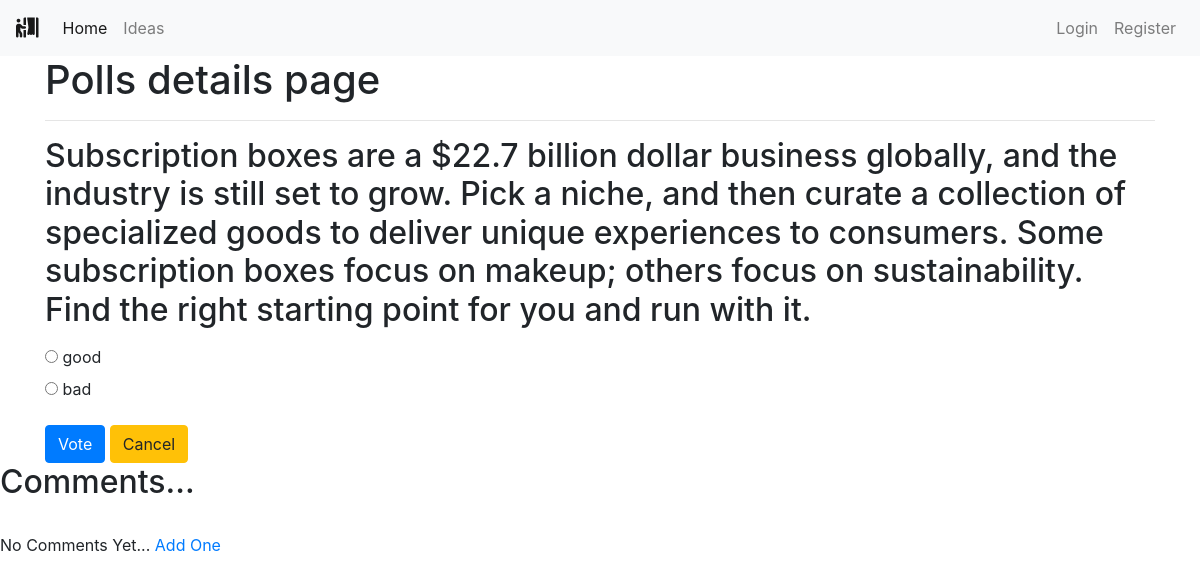
The app's page /polls/5/ with its own data.
### polls/models.py (models this page shows, shortened)
class Poll(models.Model):
    owner = models.ForeignKey(User, on_delete=models.CASCADE)
    text = models.TextField()
    pub_date = models.DateTimeField(default=timezone.now)
    active = models.BooleanField(default=True)
    def __str__(self):
        return self.text

class Choice(models.Model):
    poll = models.ForeignKey(Poll, on_delete=models.CASCADE)
    choice_text = models.CharField(max_length=255)

### polls/views.py (the view)
# urls.py: path('<int:poll_id>/', views.poll_detail, name='detail'),
def poll_detail(request, poll_id):
    poll = get_object_or_404(Poll, id=poll_id)
    if not poll.active:
        return render(request, 'polls/poll_result.html', {'poll': poll})
    loop_count = poll.choice_set.count()
    context = {
        'poll': poll,
        'loop_time': range(0, loop_count),
    }
    return render(request, 'polls/poll_detail.html', context)

### polls/templates/polls/poll_detail.html (shortened to what this page needs)
{% extends 'base.html' %}
{% block content %}
<div class="container">
    <h1>Polls details page</h1>
    <hr>
    <h2 class="mt-3 mb-3">{{ poll }}</h2>
    <form action="{% url 'polls:vote' poll.id %}" method="POST">
        {% for choice in poll.choice_set.all %}
        <input type="radio" name="choice" id="choice{{ forloop.counter }}" value="{{ choice.id }}">
        <label for="choice{{ forloop.counter }}">{{ choice.choice_text }}</label>
        <br>
        {% endfor %}
        <input type="submit" value="Vote" class="btn btn-primary mt-3">
        <a class="btn btn-warning mt-3" href="{% url 'polls:list' %}" role="button">Cancel</a>
    </form>
</div>
<h2>Comments...</h2>
            <br/>
            {% if not post.comments.all %}
                No Comments Yet...<a href="#">
                Add One</a>
            {% endif %}
{% endblock content %}

### records on screen
Poll: text "Subscription boxes are a $22.7 billion dollar business globally, and the industry is still set to grow. Pick a niche, and then curate a collection of specialized goods to deliver unique experiences to consumers. Some subscription boxes focus on makeup; others focus on sustainability. Find the right starting point for you and run with it."
Choice: choice_text "good"
Choice: choice_text "bad"
